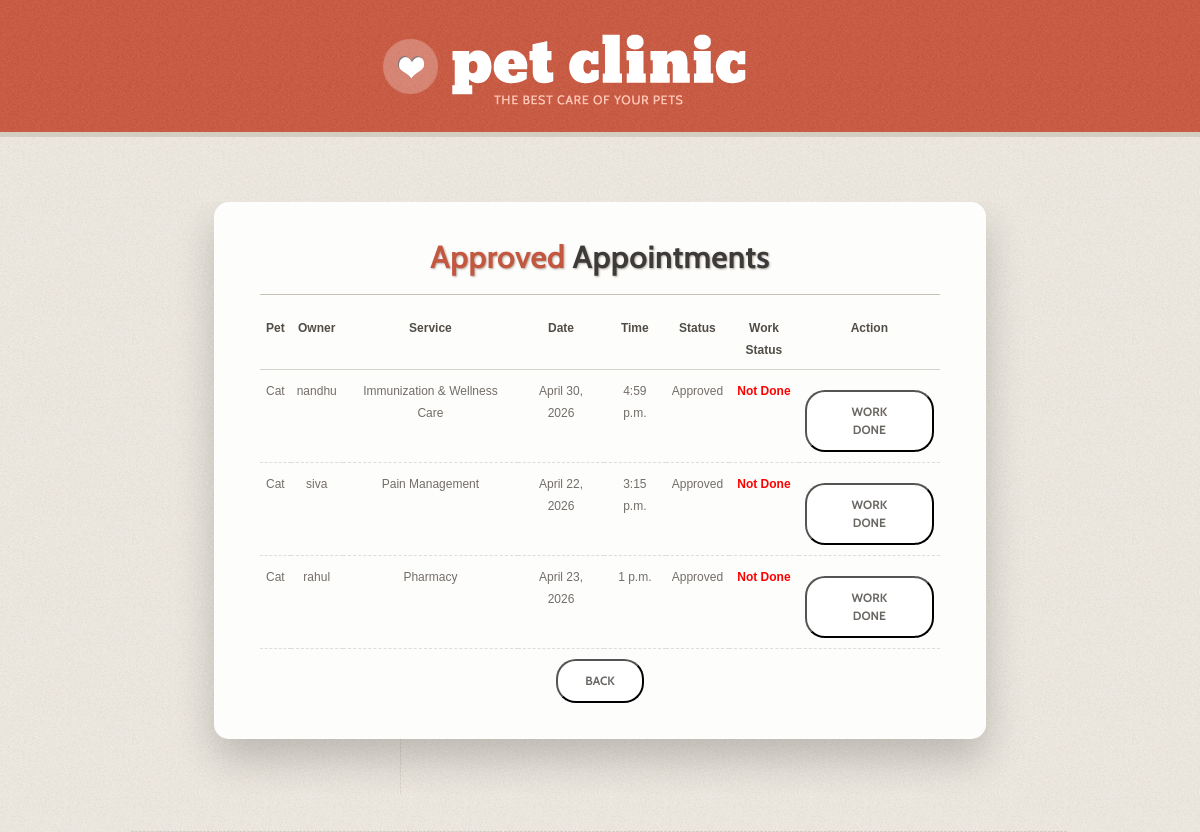
Screenshot of /admin-appointments/ with the database file from the repository.
### main/models.py (models this page shows, shortened)
class Appointment(models.Model):
    user = models.ForeignKey(UserRegister, on_delete=models.CASCADE)
    pet_name = models.CharField(max_length=100)
    pet_breed = models.CharField(max_length=100)
    service = models.ForeignKey(Service, on_delete=models.CASCADE)
    appointment_date = models.DateField()
    appointment_time = models.TimeField()
    description = models.TextField(blank=True)
    STATUS_CHOICES = [
        ('Pending', 'Pending'),
        ('Approved', 'Approved'),
        ('Rejected', 'Rejected'),
    ]
    status = models.CharField(max_length=20, choices=STATUS_CHOICES, default='Pending')
    WORK_STATUS_CHOICES = [
        ('Not Done', 'Not Done'),
        ('Done', 'Done'),
    ]
    work_status = models.CharField(max_length=20, choices=WORK_STATUS_CHOICES, default='Not Done')
    created_at = models.DateTimeField(auto_now_add=True)

class UserRegister(models.Model):
    ROLE_CHOICES = (
        ('user', 'User'),
        ('admin', 'Admin'),
    )
    fullname = models.CharField(max_length=100)
    email = models.EmailField(unique=True)
    username = models.CharField(max_length=50, unique=True)
    password = models.CharField(max_length=100)
    phone = models.CharField(max_length=15)
    role = models.CharField(
        max_length=10,
        choices=ROLE_CHOICES,
        default='user'
    )

class Service(models.Model):
    name = models.CharField(max_length=100)
    description = models.TextField()
    image = models.ImageField(upload_to='services/')

### main/views.py (the view)
# urls.py: path('admin-appointments/', views.admin_appointments, name='admin_appointments'),
@never_cache
def admin_appointments(request):
    appointments = Appointment.objects.filter(
        status="Approved",
        work_status="Not Done"
    )
    return render(request, "admin_appointments.html", {
        "appointments": appointments
    })

### main/templates/admin_appointments.html (shortened to what this page needs)
<!DOCTYPE html>
{% load static %}
<html>
<head>
    <link rel="stylesheet" href="{% static 'sbg/css/style.css' %}">
</head>
<body>
<div class="block1">
    <div class="main">
        <header>
            <h1>
                <a class="logo" href="{% url 'admin_dashboard' %}">
                </a>
            </h1>
        </header>
    </div>
</div>
<div class="block4">
    <div class="main">
        <section id="content">
            <div class="container_12">
                <div class="wrapper v_stripe">
                    <article class="grid_12">
                        <div class="appointment-card fade-anim">
                            <h2 class="ind">
                                <span>Approved</span> Appointments
                            </h2>
                            <table>
                                <thead>
                                    <tr>
                                        <th>Pet</th>
                                        <th>Owner</th>
                                        <th>Service</th>
                                        <th>Date</th>
                                        <th>Time</th>
                                        <th>Status</th>
                                        <th>Work Status</th>
                                        <th>Action</th>
                                    </tr>
                                </thead>
                                <tbody>
                                    {% for appointment in appointments %}
                                    <tr>
                                        <td>{{ appointment.pet_name }}</td>
                                        <td>{{ appointment.user.username }}</td>
                                        <td>{{ appointment.service.name }}</td>
                                        <td>{{ appointment.appointment_date }}</td>
                                        <td>{{ appointment.appointment_time }}</td>
                                        <td>{{ appointment.status }}</td>
                                        <td>
                                            {% if appointment.work_status == "Done" %}
                                                <span style="color: green; font-weight: bold;">
                                                    ✔ Done
                                                </span>
                                            {% else %}
                                                <span style="color: red; font-weight: bold;">
                                                    Not Done
                                                </span>
                                            {% endif %}
                                        </td>
                                        <td>
                                            {% if appointment.status == "Approved" %}
                                                {% if appointment.work_status == "Not Done" %}
                                                    <button type="button" class="button"
                                                        onclick="window.location.href='{% url 'mark_done' appointment.id %}'">
                                                        work done
                                                    </button>
                                                {% else %}
                                                    <span style="color: green; font-weight: bold;">
                                                        Completed
                                                    </span>
                                                {% endif %}
                                            {% else %}
                                                <span style="color: gray;">
                                                    Not Allowed
                                                </span>
                                            {% endif %}
                                        </td>
                                    </tr>
                                    {% empty %}
                                    <tr>
                                        <td colspan="8">
                                            No appointments found.
                                        </td>
                                    </tr>
                                    {% endfor %}
                                </tbody>
                            </table>
                            <button type="button" class="button"
                                onclick="window.location.href='{% url 'admin_dashboard' %}'">
                                Back
                            </button>
                        </div>
                    </article>
                </div>
            </div>
        </section>
    </div>
</div>
</body>
</html>

### static/sbg/css/style.css (style rules this page uses)
article,aside,audio,canvas,command,datalist,details,embed,figcaption,figure,footer,header,hgroup,keygen,meter,nav,output,progress,section,source,video { display:block }
html { width:100% }
body { font-family:Arial, Arial, Helvetica, sans-serif; font-size:12px; line-height:22px; color:#736d68; min-width:990px; background:url(../images/body_bg.png) 50% 0 repeat #e7e2d8; }
.main { width:960px;padding:0;margin:0 auto; }
.wrapper { width:100%;overflow:hidden }
a { color:#736d68;outline:none; text-decoration:none; cursor:pointer; }
.button { display:inline-block; padding:11px 27px; margin: 18px 0 0; font-size: 12px; font-weight:bold; text-transform:uppercase; border-radius:20px; line-height: 18px; color:#6b6763; background:#fff; }
.block1 { background: url('../images/block1.jpg') 50% 0 repeat; }
.block4 { border-top:5px solid #d4cdc1;overflow:hidden; }
header { padding:34px 0 25px;margin: 0 10px; }
header h1 { width:434px;margin: 0 auto; }
header h1 a { display:block;width:364px;height:73px;background:url(../images/logo.png) 0 0 no-repeat; text-decoration:none; text-indent:-9999px; }
#content { padding:65px 0px 37px 0px;background: url('../images/stripe.png') 50% bottom no-repeat; }
h2,h3,h4 { font-weight:normal; }
h2 { font-size: 32px;text-shadow:1px 1px 2px rgba(168,158,146,0.88);line-height: 38px; color:#3c3b3a;font-weight:bold;border-bottom:1px solid #c6c0b7;padding-bottom:18px;margin-bottom:20px; white-space: nowrap }
h2 span { color:#c45740; }
h2.ind { margin-bottom:22px; }
.cabin, .sf-menu a, .button, .link1, h2, footer { font-family: 'Cabin', sans-serif; }
.button, .img_wrap, .sf-menu li a { -webkit-transition: all 0.3s ease;-moz-transition: all 0.3s ease;-o-transition: all 0.3s ease;transition: all 0.3s ease; }
.v_stripe { background: url('../images/vert_stripe.png') 280px 0 repeat-y;padding-bottom:16px; }
.appointment-card { width: 650px; margin: 40px auto; padding: 30px 40px; background: rgba(255, 255, 255, 0.85); border-radius: 12px; box-shadow: 0 15px 35px rgba(0, 0, 0, 0.2); backdrop-filter: blur(6px); border: 1px solid rgba(255, 255, 255, 0.3); }
#content { text-align: center; }
.appointment-card table { margin: 0 auto; text-align: left; }
.appointment-card .button { margin-top: 10px; }
.appointment-card { width: 680px; margin: 0 auto 40px; padding: 35px 45px; background: rgba(255, 255, 255, 0.9); border-radius: 15px; box-shadow: 0 20px 40px rgba(0,0,0,0.2); }
.appointment-card table { margin: 0 auto; }
.fade-anim { animation: fadeUp 0.5s ease; }
.appointment-card table { width: 100%; border-collapse: collapse; text-align: center; }
.appointment-card th { font-weight: bold; color: #514d46; border-bottom: 1px solid #d6d2cb; padding-bottom: 8px; }
.appointment-card td { padding: 10px 6px; border-bottom: 1px dashed #ddd; }

### static/sbg/css/grid.css (style rules this page uses)
.container_12 { margin-left:auto;margin-right:auto;width:960px }
.grid_1,.grid_2,.grid_3,.grid_4,.grid_5,.grid_6,.grid_7,.grid_8,.grid_9,.grid_10,.grid_11,.grid_12 { display:inline;float:left;position:relative;margin:0 10px }
.container_12 .grid_12 { width:940px }

### rows the page displays
Appointment: pet_name "Cat", user.username "nandhu", service.name "Immunization & Wellness Care", appointment_date "April 30, 2026", appointment_time "4:59 p.m.", status "Approved", work_status "Not Done"
Appointment: pet_name "Cat", user.username "siva", service.name "Pain Management", appointment_date "April 22, 2026", appointment_time "3:15 p.m.", status "Approved", work_status "Not Done"
Appointment: pet_name "Cat", user.username "rahul", service.name "Pharmacy", appointment_date "April 23, 2026", appointment_time "1 p.m.", status "Approved", work_status "Not Done"
